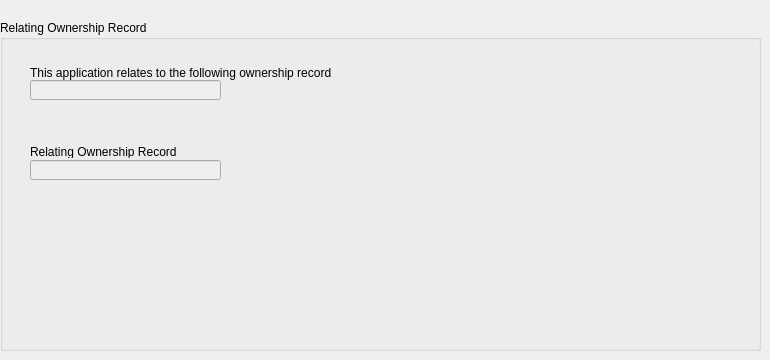
   <widget class="QWidget" name="relating_record_tab">
    <attribute name="title">
     <string>Relating Record</string>
    </attribute>
    <widget class="QGroupBox" name="groupBox_26">
     <property name="geometry">
      <rect>
       <x>0</x>
       <y>20</y>
       <width>761</width>
       <height>331</height>
      </rect>
     </property>
     <property name="title">
      <string>Relating Ownership Record</string>
     </property>
     <widget class="QLineEdit" name="relating_accepted_record_edit">
      <property name="enabled">
       <bool>false</bool>
      </property>
      <property name="geometry">
       <rect>
        <x>30</x>
        <y>140</y>
        <width>191</width>
        <height>20</height>
       </rect>
      </property>
     </widget>
     <widget class="QLabel" name="label_75">
      <property name="geometry">
       <rect>
        <x>30</x>
        <y>45</y>
        <width>461</width>
        <height>16</height>
       </rect>
      </property>
      <property name="text">
       <string>This application relates to the following ownership record</string>
      </property>
     </widget>
     <widget class="QLabel" name="label_76">
      <property name="geometry">
       <rect>
        <x>30</x>
        <y>125</y>
        <width>250</width>
        <height>13</height>
       </rect>
      </property>
      <property name="text">
       <string>Relating Ownership Record</string>
      </property>
     </widget>
     <widget class="QLineEdit" name="relating_record_num_edit">
      <property name="enabled">
       <bool>false</bool>
      </property>
      <property name="geometry">
       <rect>
        <x>30</x>
        <y>60</y>
        <width>191</width>
        <height>20</height>
       </rect>
      </property>
     </widget>
    </widget>
   </widget>
